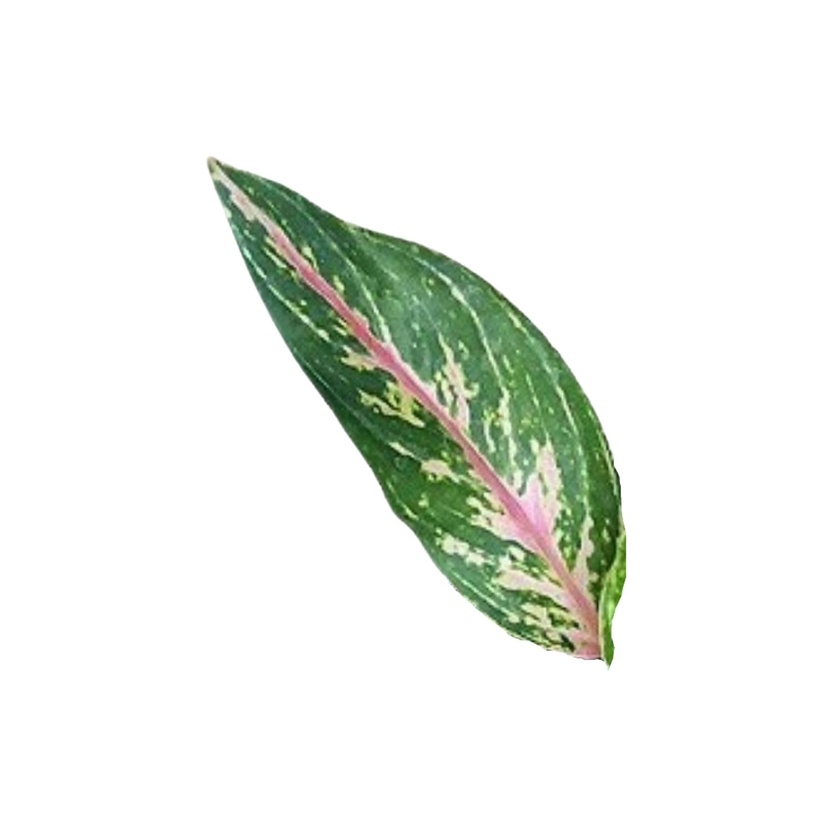
%> input picture Machine Learning's Final Project/data training/butterfly 01.jpg, 840 x 840 px, shrunk from 1620 x 1620 before the run; its folder holds 4 pictures in this run
$ octave pelatihan.m   (GNU Octave 9; MATLAB toolbox functions it lacks are replaced by stand-ins)
%> lines starting %> are read from the running program, lines starting %| are printed output that depends on the picture; in (x1, y1, x2, y2) boxes, pixels count from 0 and x2, y2 are one past the last pixel; in counts of white or black regions, pixels touching at a corner belong together; the program's own positions count from 1
clc; clear; close all; warning off all;

%%% Proses pelatihan
% menetapkan data latih
nama_folder = 'data training';
% membaca file dengan ekstensi .jpg
nama_file = dir (fullfile(nama_folder,'*.jpg'));
% membaca jumlah file yang berekstensi .jpg
jumlah_file = numel(nama_file);
% menginisialisasi variabel ciri latih
ciri_latih = zeros(jumlah_file,4);
% melakukan pengolahan citra terhadap seluruh file
for n = 1:jumlah_file
    % membaca file citra RGB
    Img = imread(fullfile(nama_folder,nama_file(n).name));
%> Img is the input picture: size 840x840x3 uint8; mean R, G, B 235.8, 239.5, 233.7
   % figure, imshow(Img)
    % melakukan konversi citra RGB menjadi citra grayscale
    Img_gray = rgb2gray(Img);
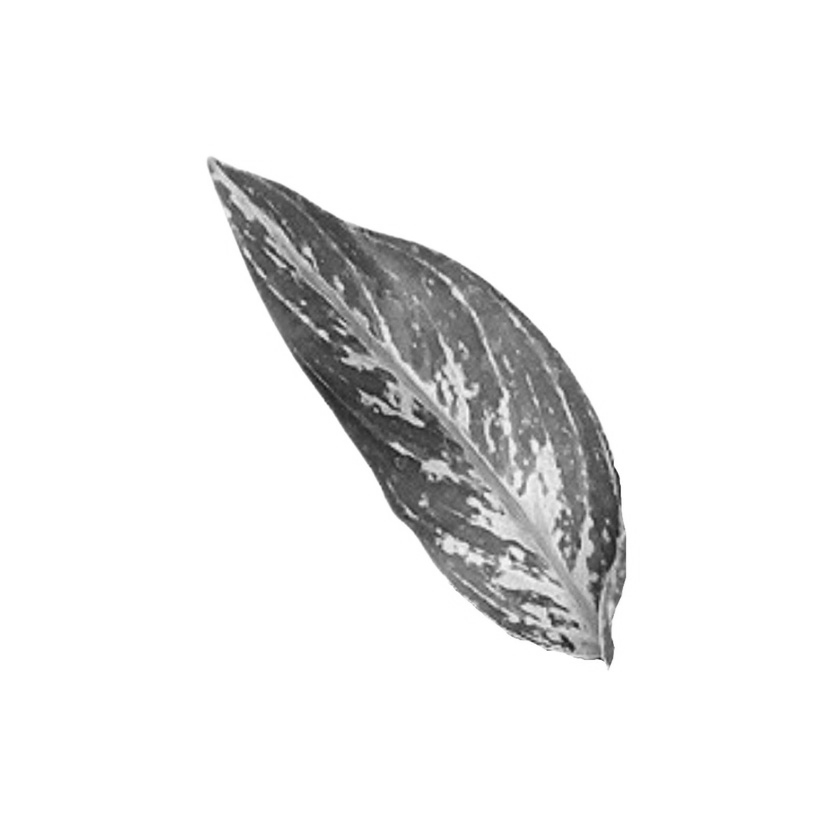
%> Img_gray: size 840x840 uint8; min 25, max 255, mean 237.7
   % figure, imshow(Img_gray)
    % melakukan konversi citra grayscale menjadi citra biner
    bw = imbinarize(Img_gray);
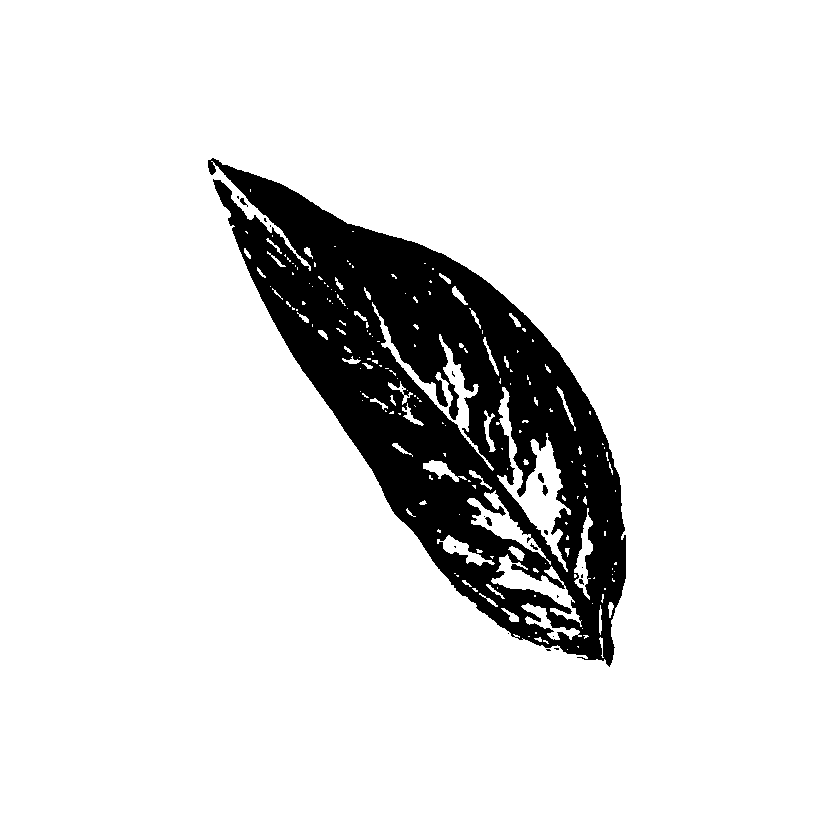
%> bw: size 840x840 logical; 88.5% white; 22 black regions (15 under 20 px), largest, box (x1, y1, x2, y2) and area: (208, 158, 626, 667) 81133, (542, 485, 548, 496) 42, (538, 473, 544, 483) 41
   % figure, imshow(bw)
    % melakukan operasi komplemen
    bw = imcomplement(bw);
   % figure, imshow(bw)
    % melakukan operasi morfologi filling holes
    bw = imfill(bw,'holes');
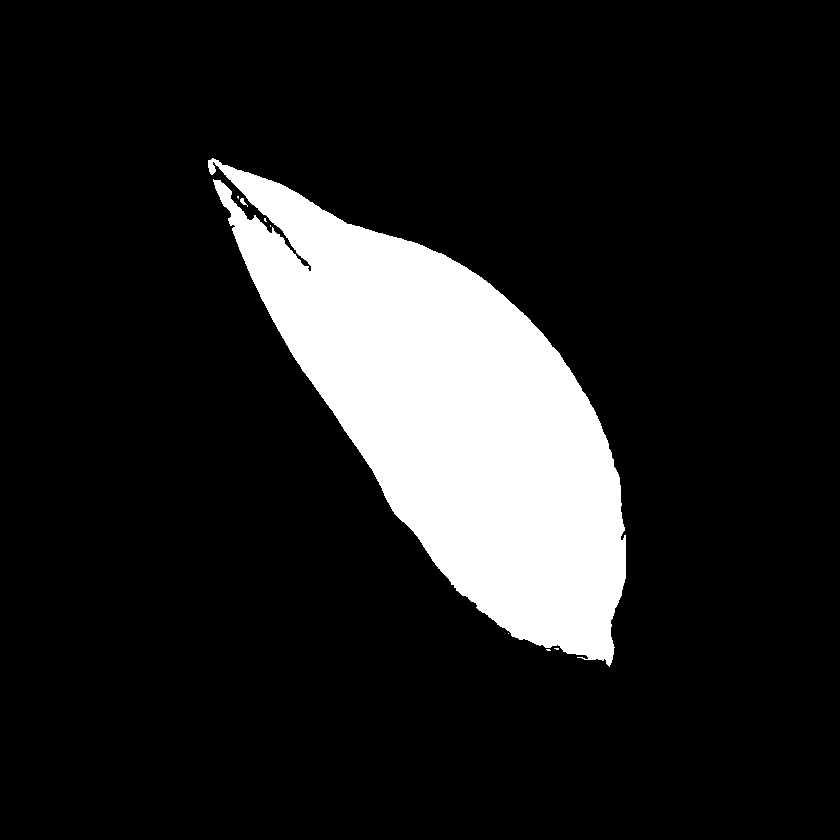
%> bw: size 840x840 logical; 13.6% white; 8 white regions (6 under 20 px), largest, box (x1, y1, x2, y2) and area: (208, 158, 626, 667) 96168, (240, 198, 248, 207) 29
   % figure, imshow(bw)
    % ekstraksi ciri
    % melakukan konversi citra rgb menjadi citra HSV
    HSV = rgb2hsv(Img);
%> HSV: size 840x840x3 double; mean H, S, V 0.0479, 0.0502, 0.942
   % figure, imshow(HSV)
    % mengekstrak komponen h, s, v pada citra hsv
    H = HSV(:,:,1); %Hue
    S = HSV(:,:,2); %Saturation
    V = HSV(:,:,3); %Value
    % mengubah nilai piksel background menjadi nol
    H(~bw) = 0;
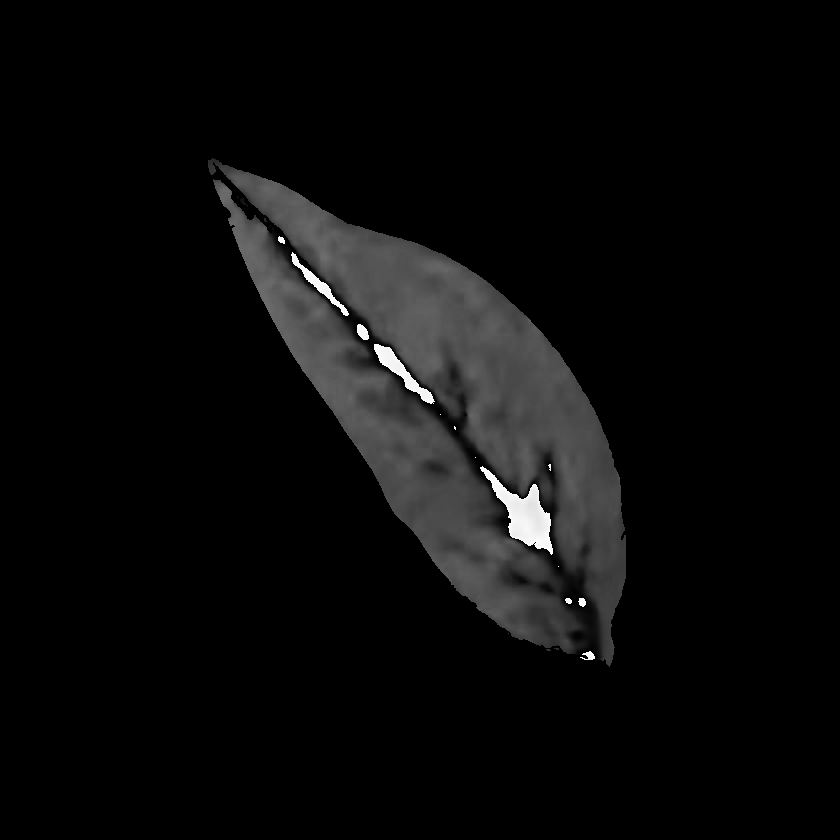
%> H: size 840x840 double; min 0, max 0.998, mean 0.042
    S(~bw) = 0;
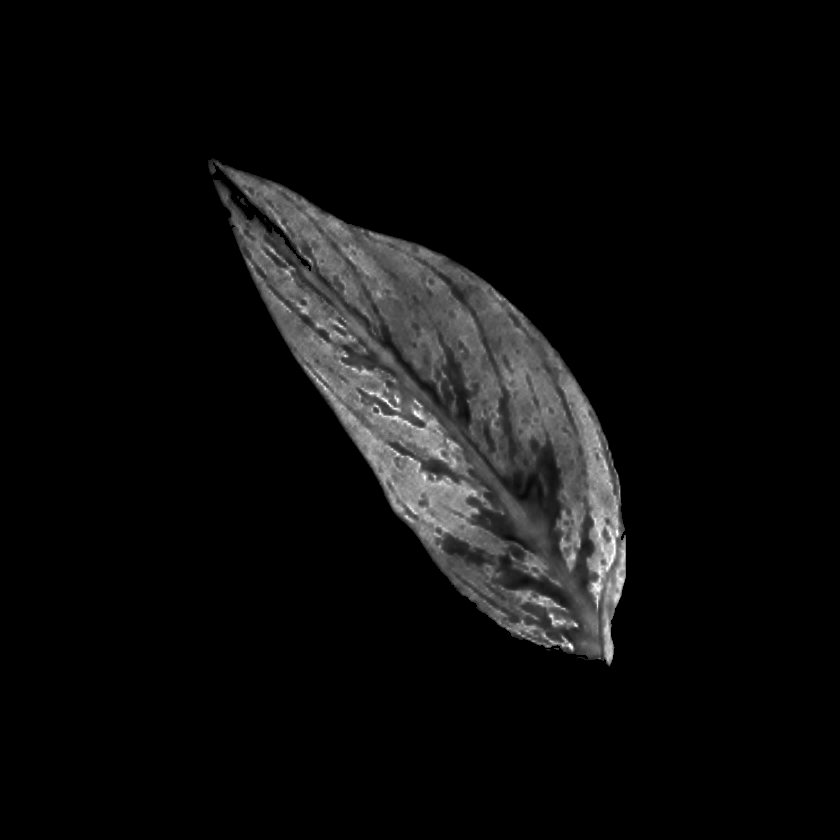
%> S: size 840x840 double; min 0, max 1, mean 0.0497
    V(~bw) = 0;
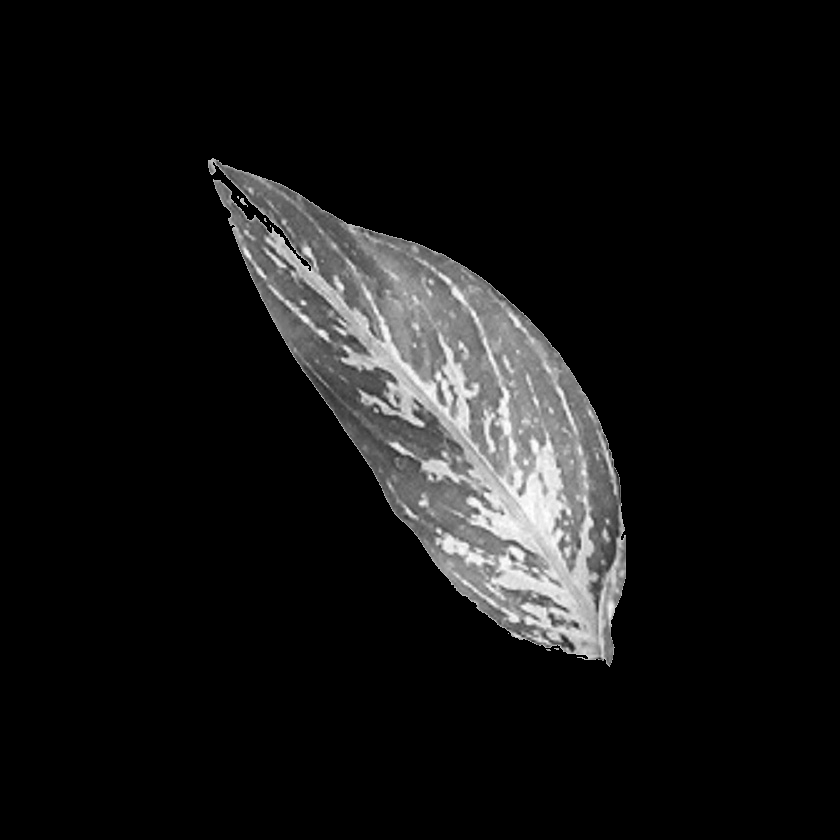
%> V: size 840x840 double; min 0, max 1, mean 0.0788
    % menghitung nilai ratarata h,s,v
    Hue = sum(sum(H))/sum(sum(bw));
%> Hue = 0.308
    Saturation = sum(sum(S))/sum(sum(bw));
%> Saturation = 0.365
    Value = sum(sum(V))/sum(sum(bw));
%> Value = 0.578
    % menghitung luas objek
     Luas = sum(sum(bw));
%> Luas = 96229
    % mengisi variabel ciri latih dengan ciri hasil ekstraksi
    ciri_latih(n,1) = Hue;
    ciri_latih(n,2) = Saturation;
    ciri_latih(n,3) = Value;
    ciri_latih(n,4) = Luas;

end
%> pass 2 of the loop `for n = 1:jumlah_file`:
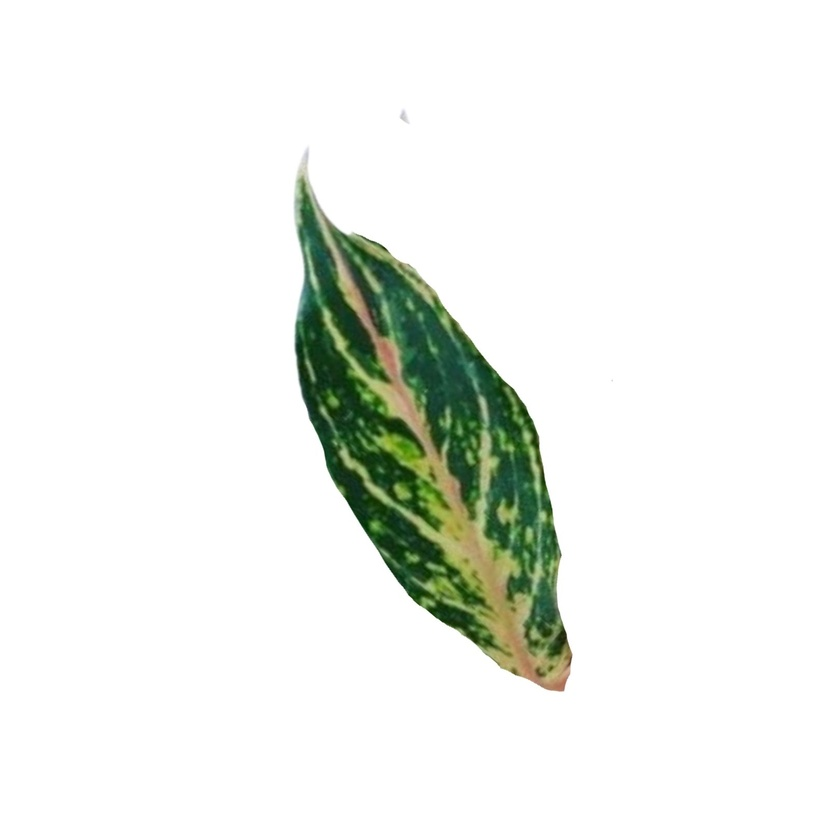
%> input picture Machine Learning's Final Project/data training/butterfly 02.jpg, 840 x 840 px, shrunk from 1620 x 1620 before the run
%> Img is the input picture: size 840x840x3 uint8; mean R, G, B 236.6, 239.6, 234.7
%> `bw = imbinarize(Img_gray);`:
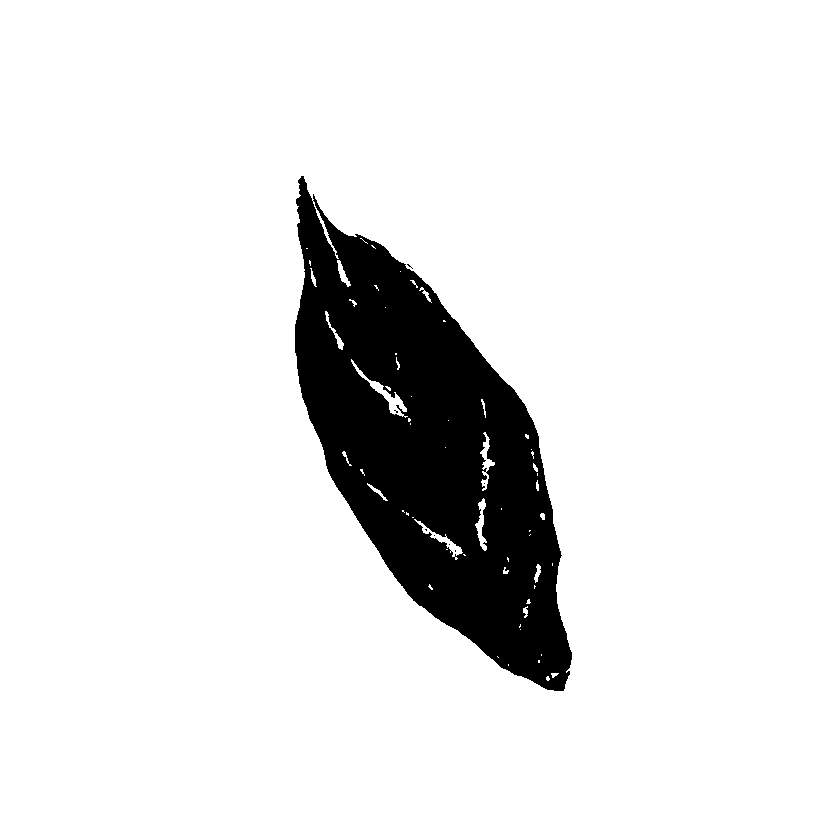
%> bw: size 840x840 logical; 89.9% white; 8 black regions (7 under 20 px), largest, box (x1, y1, x2, y2) and area: (295, 176, 572, 691) 71175
%> HSV: size 840x840x3 double; mean H, S, V 0.0354, 0.0557, 0.941
%> `V(~bw) = 0;`:
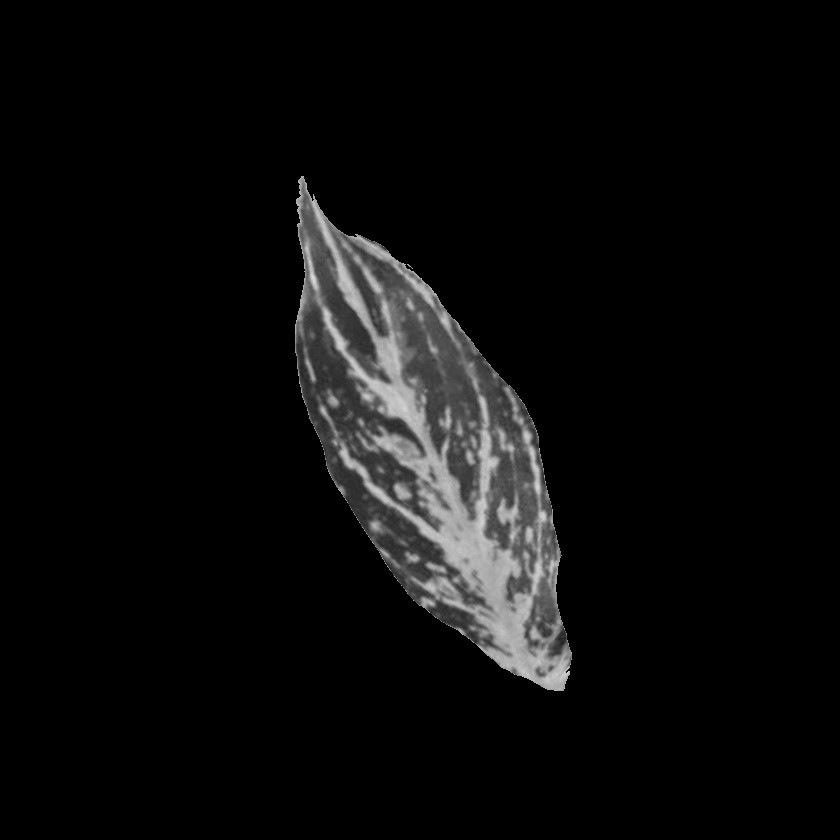
%> V: size 840x840 double; min 0, max 0.855, mean 0.0458
%> Hue = 0.287
%> Saturation = 0.529
%> Value = 0.438
%> Luas = 73812
%> pass 3 of the loop `for n = 1:jumlah_file`:
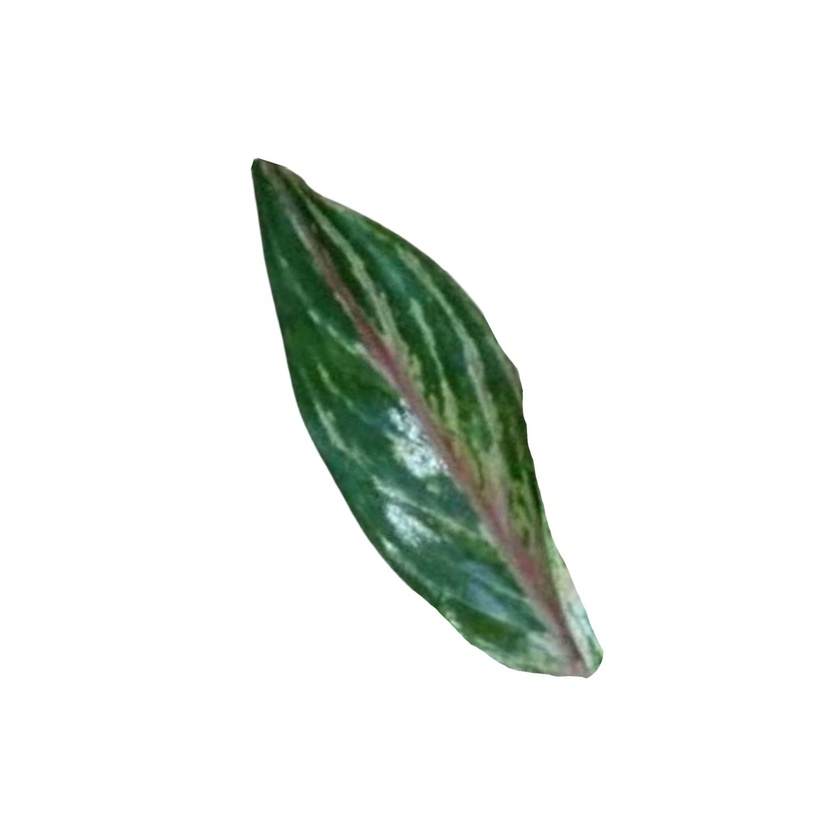
%> input picture Machine Learning's Final Project/data training/butterfly 03.jpg, 840 x 840 px, shrunk from 1620 x 1620 before the run
%> Img is the input picture: size 840x840x3 uint8; mean R, G, B 232.6, 236.5, 232.9
%> `bw = imbinarize(Img_gray);`:
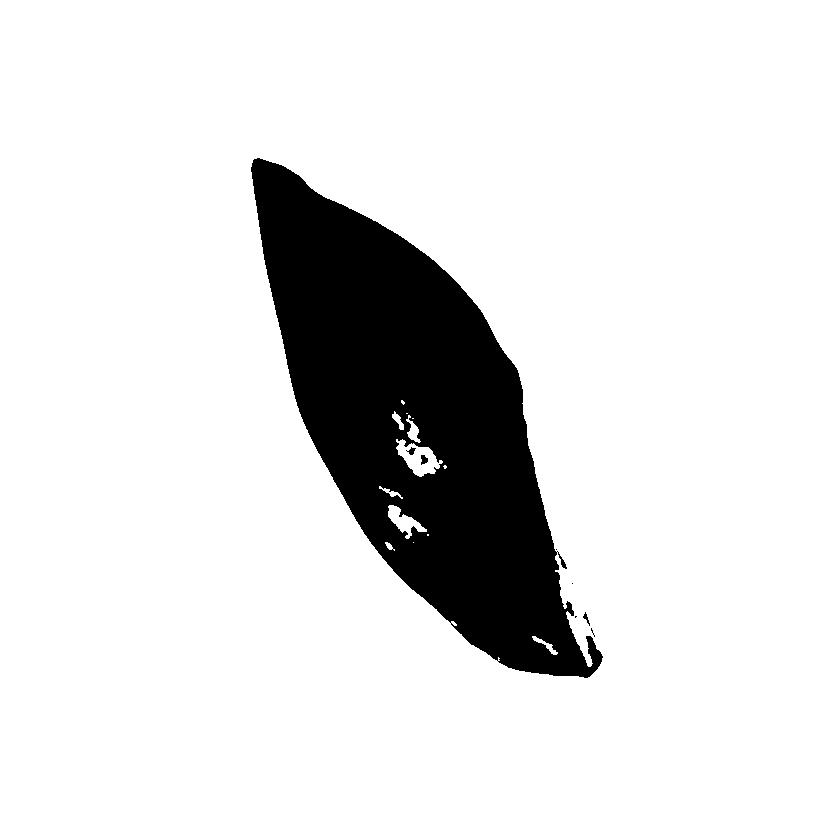
%> bw: size 840x840 logical; 88.1% white; 8 black regions (4 under 20 px), largest, box (x1, y1, x2, y2) and area: (251, 158, 603, 678) 83930, (421, 455, 428, 465) 49, (406, 447, 416, 455) 38, (583, 612, 590, 626) 33
%> HSV: size 840x840x3 double; mean H, S, V 0.0457, 0.0494, 0.928
%> `V(~bw) = 0;`:
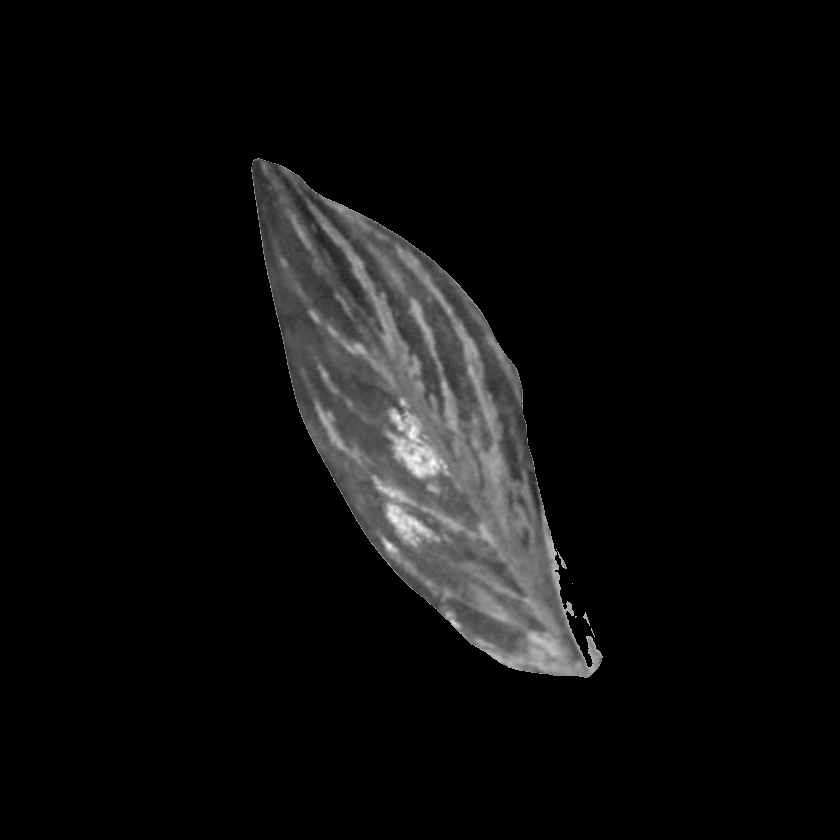
%> V: size 840x840 double; min 0, max 1, mean 0.0505
%> Hue = 0.329
%> Saturation = 0.401
%> Value = 0.414
%> Luas = 86032
%> the loop made 4 passes; the first 3 are shown
  % menyusun variable kelas_latih
    kelas_latih = cell(jumlah_file,1);
%> kelas_latih = {[], [], [], []}
    % mengisi nama-nama jenis aglaonema pada variable kelas latih
    for k = 1:8
        kelas_latih{k} = 'butterfly';
    end
%> after the loop, kelas_latih = {'butterfly', 'butterfly', 'butterfly', 'butterfly', 'butterfly', 'butterfly', 'butterfly', 'butterfly'}
    for k = 9:14
        kelas_latih{k} = 'moonlight';
    end
%> after the loop, kelas_latih = 14 items
    for k = 15:19
        kelas_latih{k} = 'peacock';
    end
%> after the loop, kelas_latih = 19 items

    % klasifikasi citra menggunakan algoritma naive bayes
%> (the run ends here)
